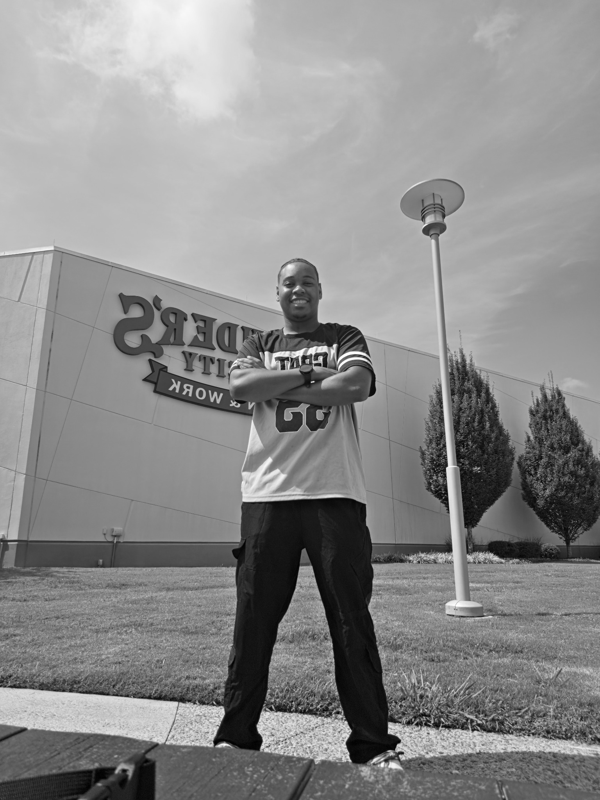
#> input picture data/my_photo.png, 600 x 800 px, found by its file name
$ jupyter execute 01_image_as_matrix.ipynb   (shell and % lines are left out)
#> lines starting #> are read from the running program, lines starting #| are printed output that depends on the picture
# Milestone 1 — Images as Matrices

Represent images as matrices and inspect grayscale/color pixels.

[cell 1]
import os

if not os.path.exists("/content/svd-image-compression"):
    !git clone -q https://github.com/billygoattrain/svd-image-compression.git /content/svd-image-compression

%cd /content/svd-image-compression

[cell 2]
import sys, pathlib
from skimage import data
import numpy as np
import matplotlib.pyplot as plt
from PIL import Image
# Works after downloading/extracting the package, or from the project root in Colab.
project_root = pathlib.Path.cwd()
if not (project_root / "src").exists() and (project_root.parent / "src").exists():
    project_root = project_root.parent
sys.path.insert(0, str(project_root / "src"))
from compress import rank_k_approx, storage, compression_ratio, rel_error, predicted_error, k_for_error
(project_root / "figures").mkdir(exist_ok=True)
photo_path = project_root / "data" / "my_photo.png"
if photo_path.exists():
    P = np.array(Image.open(photo_path).convert("L"), dtype=float)
else:
    P = None
    print("Personal photograph not found; please add data/my_photo.png.")

## Grayscale image

[cell 3]
A=data.camera(); print("Shape",A.shape,"dtype",A.dtype,"min/max",A.min(),A.max()); print(A[:3,:3])
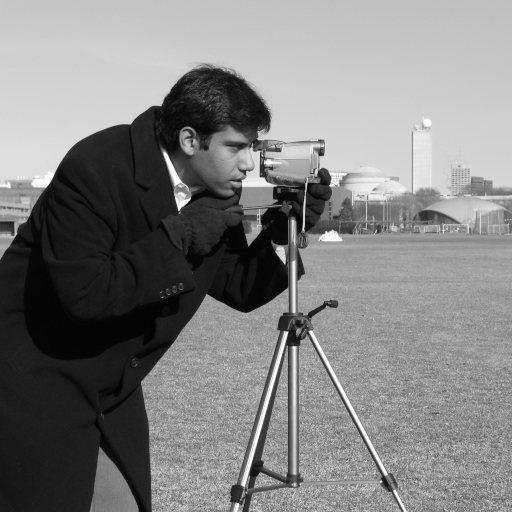
#> input picture skimage.data.camera(), 512 x 512 px
#> further down, A is the input picture: shape (512, 512); min 0, max 255, mean 129.1
plt.imshow(A,cmap="gray",vmin=0,vmax=255);plt.title("Camera grayscale image");plt.axis("off");plt.show()

Each array entry is one pixel intensity; rows and columns correspond to image coordinates.

## Color images

[cell 4]
C=data.astronaut();print("Color shape",C.shape)
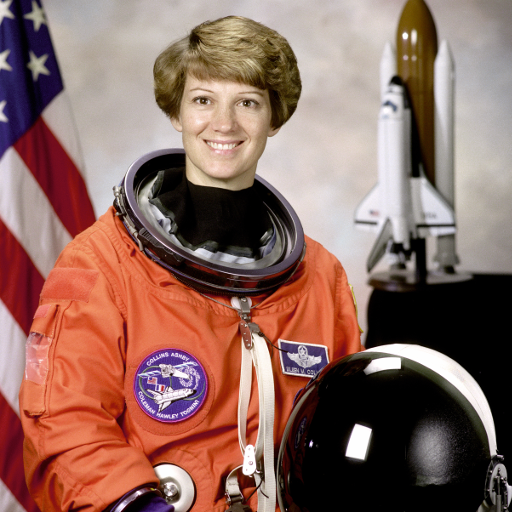
#> input picture skimage.data.astronaut(), 512 x 512 px
#> further down, C is the input picture: shape (512, 512, 3); mean R, G, B 141.6, 105.8, 96.5
plt.imshow(C);plt.title("Astronaut RGB image");plt.axis("off");plt.show()

RGB images contain three color channels.

## Personal photo

[cell 5]
if P is not None:
    print("Your photo",P.shape,"pixel range",P.min(),P.max())
#| Your photo (800, 600) pixel range 0.0 255.0
    plt.imshow(P,cmap="gray");plt.title("Personal photo");plt.axis("off");plt.show()

## Part B — Separate the color channels

A color image is three matrices. The third array index selects red (0), green (1), or blue (2).

[cell 6]
R, G, B = C[:, :, 0], C[:, :, 1], C[:, :, 2]
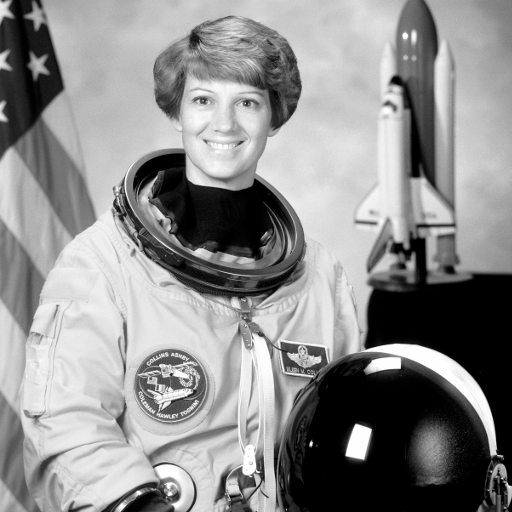
#> R: shape (512, 512); min 0, max 255, mean 141.6
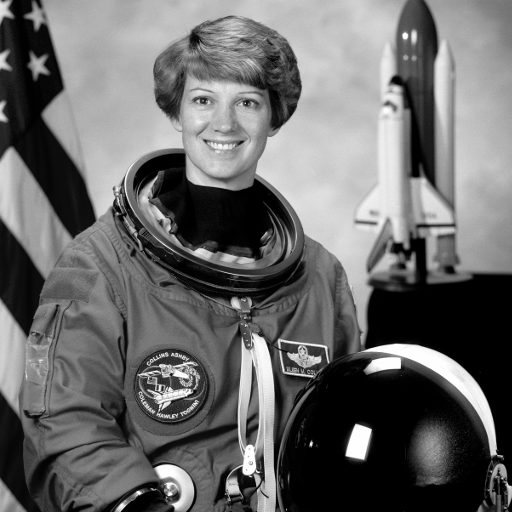
#> G: shape (512, 512); min 0, max 255, mean 105.8
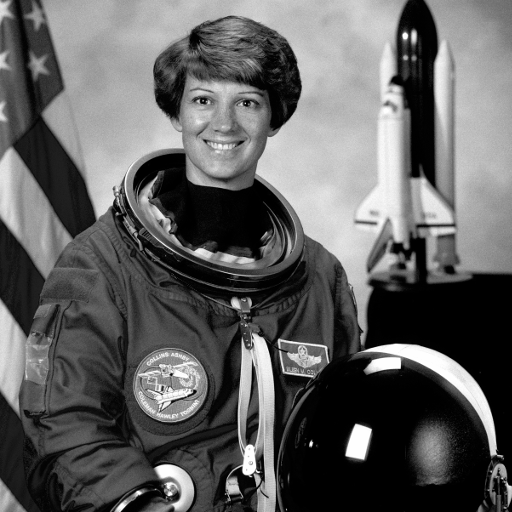
#> B: shape (512, 512); min 0, max 255, mean 96.5
print("RGB channel shapes:", R.shape, G.shape, B.shape)
#| RGB channel shapes: (512, 512) (512, 512) (512, 512)
fig, axes = plt.subplots(1,3,figsize=(10,3))
for ax, channel, name in zip(axes,(R,G,B),("Red","Green","Blue")):
    ax.imshow(channel,cmap="gray",vmin=0,vmax=255)
    ax.set_title(name+" channel"); ax.axis("off")
#> this loop made 3 passes
#> name on passes 1 to 3: 'Red', 'Green', 'Blue'
plt.tight_layout();plt.show()

## Part C — The uint8 trap

An unsigned 8-bit integer can only store 0–255. Adding two values can wrap modulo 256, so convert image arrays to floating point before arithmetic.

[cell 7]
x = np.array([200],dtype=np.uint8)
y = np.array([100],dtype=np.uint8)
print("uint8 200 + 100:", x+y)
print("float 200 + 100:", x.astype(float)+y.astype(float))

## Part D — Tiny images and matrix rank

Rank counts independent row or column patterns. These visually different images all have rank 2.

[cell 8]
cross = np.array([[0,1,1,0],[1,1,1,1],[1,1,1,1],[0,1,1,0]])
gradient = np.array([[i+j for j in range(4)] for i in range(4)])
checker = np.array([[(i+j+1)%2 for j in range(4)] for i in range(4)])
fig,axes=plt.subplots(1,3,figsize=(10,3))
for ax, (name, M) in zip(axes,[("Cross",cross),("Gradient",gradient),("Checkerboard",checker)]):
    print(name,"rank:",np.linalg.matrix_rank(M))
    ax.imshow(M,cmap="gray",vmin=0,vmax=1 if name!="Gradient" else 6)
    ax.set_title(f"{name}: rank {np.linalg.matrix_rank(M)}");ax.axis("off")
plt.tight_layout();plt.show()
#> after `plt.tight_layout()`:
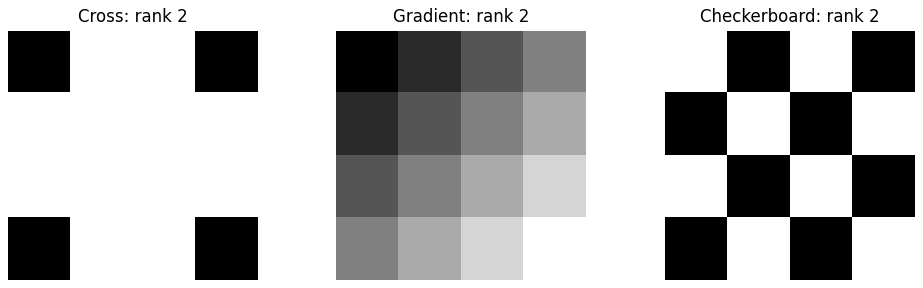
#> figure drawn by matplotlib, 3 panels

## Part D — A rank-1 stripe image

Every row of an outer product is a scalar multiple of the same vector, so two nonzero vectors produce a rank-1 matrix.

[cell 9]
u = np.array([1,0,1,0]); v = np.array([1,1,1,1]); stripes=np.outer(u,v)
print(stripes,"\nRank:",np.linalg.matrix_rank(stripes))
plt.imshow(stripes,cmap="gray",vmin=0,vmax=1);plt.title("Horizontal stripes — rank 1");plt.axis("off");plt.show()
#> after `plt.imshow(stripes, cmap='gray', vmin=0, vmax=1)`:
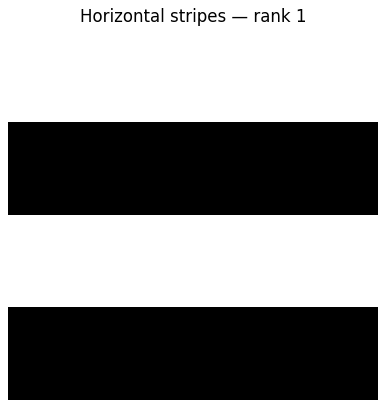
#> figure drawn by matplotlib, 1 panel

## Practice Exercise 1 — Pixel brightness

On the 0–255 grayscale scale, 18 is nearly black, 127 is medium gray, and 245 is nearly white. The brighter the pixel, the larger its intensity.

[cell 10]
plt.figure(figsize=(6,1.5))
plt.imshow(np.array([[18,127,245]]),cmap="gray",vmin=0,vmax=255,aspect="auto")
plt.xticks([0,1,2],["18: dark","127: mid-gray","245: light"]);plt.yticks([]);plt.show()
#> after `plt.xticks([0, 1, 2], ['18: dark', '127: mid-gray', '245: light'])`:
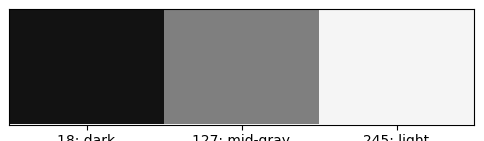
#> figure drawn by matplotlib, 1 panel

## Practice Exercise 2 — Shape of a color image

A shape of (600, 900, 3) has 600 rows, 900 columns, and three color channels. It contains 600 × 900 × 3 = 1,620,000 numbers.

[cell 11]
shape=(600,900,3)
print("rows, columns, channels:",shape)
print("Uncompressed array entries:",np.prod(shape))

## Practice Exercise 3 — Matrix slicing

The first slice selects rows 0–4 and the second selects columns 0–4, so `A[:5,:5]` displays the upper-left 5×5 block.

[cell 12]
print("Top-left 5 by 5 camera pixels:\n",A[:5,:5])
#| Top-left 5 by 5 camera pixels:
#|  [[200 200 200 200 199]
#|  [200 199 199 200 199]
#|  [199 199 199 200 200]
#|  [200 200 199 199 199]
#|  [200 200 200 200 199]]

## Practice Exercise 4 — Avoiding overflow

250 + 20 = 270 mathematically, but uint8 wraps at 256 and gives 14. Floating-point addition returns the correct sum.

[cell 13]
p=np.array([250],dtype=np.uint8);q=np.array([20],dtype=np.uint8)
print("uint8:",p+q)
print("float:",p.astype(float)+q.astype(float))

## Practice Exercise 5 — Design a 4×4 image

I predict rank 2 because the matrix repeats just two linearly independent row patterns. The computation checks that prediction.

[cell 14]
my_tiny=np.array([[1,0,0,1],[0,1,1,0],[1,0,0,1],[0,1,1,0]])
print("Predicted rank: 2; computed rank:",np.linalg.matrix_rank(my_tiny))
plt.imshow(my_tiny,cmap="gray",vmin=0,vmax=1);plt.title("My 4×4 image");plt.axis("off");plt.show()
#> after `plt.imshow(my_tiny, cmap='gray', vmin=0, vmax=1)`:
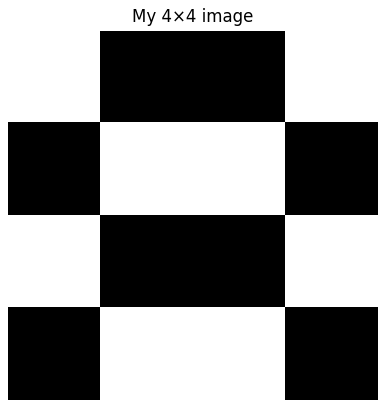
#> figure drawn by matplotlib, 1 panel

## Practice Exercise 6 — A new rank-1 design

The vector `u` determines how strongly each row repeats `v`. Since all rows are multiples of the same nonzero row pattern, the rank is 1.

[cell 15]
u2=np.array([1,0,1,1]);v2=np.array([1,0,0,1])
outer_image=np.outer(u2,v2)
print(outer_image,"\nRank:",np.linalg.matrix_rank(outer_image))
plt.imshow(outer_image,cmap="gray",vmin=0,vmax=1);plt.title("New rank-1 design");plt.axis("off");plt.show()
#> after `plt.imshow(outer_image, cmap='gray', vmin=0, vmax=1)`:
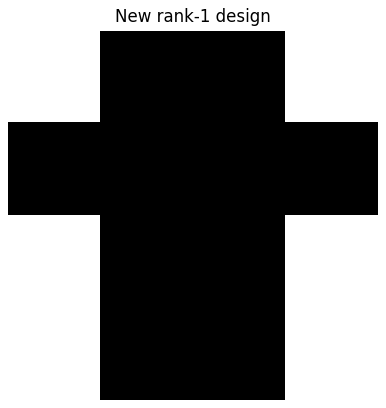
#> figure drawn by matplotlib, 1 panel
